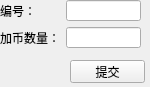
<?xml version="1.0" encoding="UTF-8"?>
<ui version="4.0">
 <class>TinventoryReportViewItemAddCoinWidget</class>
 <widget class="QWidget" name="TinventoryReportViewItemAddCoinWidget">
  <property name="geometry">
   <rect>
    <x>0</x>
    <y>0</y>
    <width>150</width>
    <height>87</height>
   </rect>
  </property>
  <property name="windowTitle">
   <string>Form</string>
  </property>
  <widget class="QPushButton" name="m_submitButton">
   <property name="geometry">
    <rect>
     <x>70</x>
     <y>60</y>
     <width>75</width>
     <height>23</height>
    </rect>
   </property>
   <property name="text">
    <string>提交</string>
   </property>
  </widget>
  <widget class="QWidget" name="layoutWidget">
   <property name="geometry">
    <rect>
     <x>0</x>
     <y>0</y>
     <width>141</width>
     <height>48</height>
    </rect>
   </property>
   <layout class="QGridLayout" name="gridLayout">
    <item row="1" column="0" colspan="2">
     <widget class="QLabel" name="m_addCoinValueLabel">
      <property name="text">
       <string>加币数量：</string>
      </property>
     </widget>
    </item>
    <item row="1" column="2">
     <widget class="QLineEdit" name="m_addCoinValueLineEdit"/>
    </item>
    <item row="0" column="2">
     <widget class="QLineEdit" name="m_idLineEdit"/>
    </item>
    <item row="0" column="0" colspan="2">
     <widget class="QLabel" name="m_idLabel">
      <property name="text">
       <string>编号：</string>
      </property>
     </widget>
    </item>
   </layout>
  </widget>
 </widget>
 <resources/>
 <connections/>
</ui>
